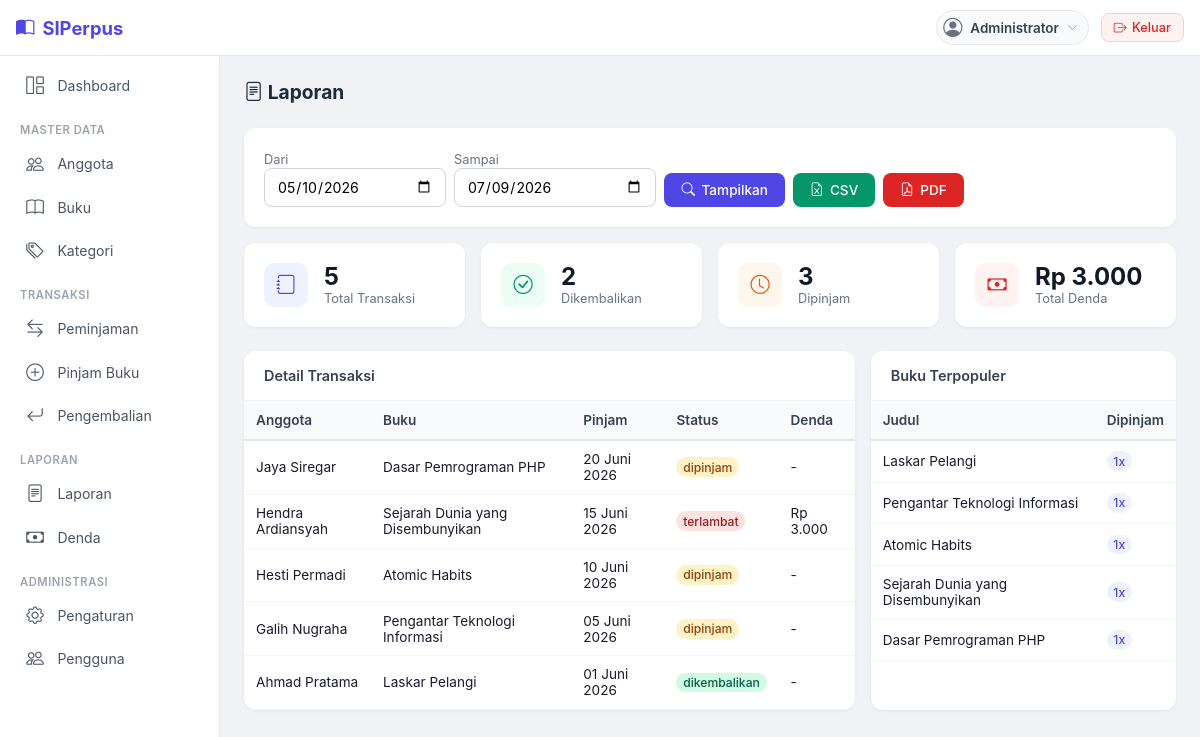
/laporan/index.php (signed in), run on the app's committed database.
### tables this page shows
CREATE TABLE peminjaman (
    id_peminjaman INT AUTO_INCREMENT PRIMARY KEY,
    id_anggota INT NOT NULL,
    id_buku INT NOT NULL,
    tgl_pinjam DATE NOT NULL DEFAULT (CURRENT_DATE),
    tgl_jatuh_tempo DATE NOT NULL,
    tgl_kembali DATE NULL,
    status ENUM('dipinjam', 'dikembalikan', 'terlambat') NOT NULL DEFAULT 'dipinjam',
    denda DECIMAL(10,2) NOT NULL DEFAULT 0.00,
    FOREIGN KEY (id_anggota) REFERENCES anggota(id_anggota) ON DELETE RESTRICT ON UPDATE CASCADE,
    FOREIGN KEY (id_buku) REFERENCES buku(id_buku) ON DELETE RESTRICT ON UPDATE CASCADE,
    created_at TIMESTAMP DEFAULT CURRENT_TIMESTAMP
);

CREATE TABLE anggota (
    id_anggota INT AUTO_INCREMENT PRIMARY KEY,
    no_anggota VARCHAR(20) NOT NULL UNIQUE,
    nisn VARCHAR(20) UNIQUE,
    id_kelas INT,
    nama VARCHAR(150) NOT NULL,
    email VARCHAR(100),
    no_telp VARCHAR(20),
    alamat TEXT,
    tgl_daftar DATE NOT NULL DEFAULT (CURRENT_DATE),
    status ENUM('aktif', 'nonaktif') NOT NULL DEFAULT 'aktif',
    created_at TIMESTAMP DEFAULT CURRENT_TIMESTAMP,
    FOREIGN KEY (id_kelas) REFERENCES kelas(id_kelas) ON DELETE RESTRICT ON UPDATE CASCADE
);

CREATE TABLE buku (
    id_buku INT AUTO_INCREMENT PRIMARY KEY,
    judul VARCHAR(255) NOT NULL,
    pengarang VARCHAR(150) NOT NULL,
    penerbit VARCHAR(150),
    tahun_terbit YEAR,
    isbn VARCHAR(20) UNIQUE,
    stok INT NOT NULL DEFAULT 0,
    created_at TIMESTAMP DEFAULT CURRENT_TIMESTAMP,
    updated_at TIMESTAMP DEFAULT CURRENT_TIMESTAMP ON UPDATE CURRENT_TIMESTAMP
);

### laporan/index.php (the view, shortened to what this page needs)
<?php
require_once __DIR__ . '/../config/database.php';
$db = getConnection();
$tgl_awal = htmlspecialchars($_GET['tgl_awal'] ?? date('Y-m-d', strtotime('-60 days')));
$tgl_akhir = htmlspecialchars($_GET['tgl_akhir'] ?? date('Y-m-d'));
$stmt = $db->prepare("SELECT p.id_peminjaman, a.no_anggota, a.nisn, a.nama AS anggota, b.judul AS buku, p.tgl_pinjam, p.tgl_jatuh_tempo, p.tgl_kembali, p.status, p.denda FROM peminjaman p JOIN anggota a ON p.id_anggota = a.id_anggota JOIN buku b ON p.id_buku = b.id_buku WHERE p.tgl_pinjam BETWEEN :awal AND :akhir ORDER BY p.tgl_pinjam DESC");
$stmt->execute([':awal' => $tgl_awal, ':akhir' => $tgl_akhir]);
$laporan = $stmt->fetchAll();
require_once __DIR__ . '/../includes/header.php';
$total_pinjam = count($laporan);
$total_denda = array_sum(array_column($laporan, 'denda'));
$total_kembali = 0;
$total_dipinjam = 0;
foreach ($laporan as $l) {
    if ($l['status'] != 'dipinjam') $total_kembali++;
    if ($l['status'] == 'dipinjam') $total_dipinjam++;
}
$st = $db->prepare("SELECT b.judul, COUNT(*) AS jml FROM peminjaman p JOIN buku b ON p.id_buku=b.id_buku WHERE p.tgl_pinjam BETWEEN :awal AND :akhir GROUP BY b.id_buku ORDER BY jml DESC LIMIT 5");
$st->execute([':awal' => $tgl_awal, ':akhir' => $tgl_akhir]);
$populer = $st->fetchAll();
?>
<div class="page-header">
    <h4><i class="bi bi-file-text"></i> Laporan</h4>
</div>
<div class="card-simple mb-3">
    <div class="card-body">
        <form method="GET" style="display:flex;gap:0.5rem;flex-wrap:wrap;align-items:end;">
            <div>
                <label style="font-size:0.8rem;color:#6b7280;">Dari</label>
                <input type="date" name="tgl_awal" class="form-control" value="<?= $tgl_awal ?>">
            </div>
            <div>
                <label style="font-size:0.8rem;color:#6b7280;">Sampai</label>
                <input type="date" name="tgl_akhir" class="form-control" value="<?= $tgl_akhir ?>">
            </div>
            <button class="btn btn-primary"><i class="bi bi-search"></i> Tampilkan</button>
            <a href="?export=csv&tgl_awal=<?= $tgl_awal ?>&tgl_akhir=<?= $tgl_akhir ?>" class="btn btn-success"><i class="bi bi-file-earmark-excel"></i> CSV</a>
            <a href="?export=pdf&tgl_awal=<?= $tgl_awal ?>&tgl_akhir=<?= $tgl_akhir ?>" class="btn btn-danger"><i class="bi bi-file-earmark-pdf"></i> PDF</a>
        </form>
    </div>
</div>
<div class="stats-grid">
    <div class="stat-item">
        <div class="stat-icon blue"><i class="bi bi-journal"></i></div>
        <div class="stat-info">
            <div class="num"><?= $total_pinjam ?></div>
            <div class="lbl">Total Transaksi</div>
        </div>
    </div>
    <div class="stat-item">
        <div class="stat-icon green"><i class="bi bi-check-circle"></i></div>
        <div class="stat-info">
            <div class="num"><?= $total_kembali ?></div>
            <div class="lbl">Dikembalikan</div>
        </div>
    </div>
    <div class="stat-item">
        <div class="stat-icon orange"><i class="bi bi-clock"></i></div>
        <div class="stat-info">
            <div class="num"><?= $total_dipinjam ?></div>
            <div class="lbl">Dipinjam</div>
        </div>
    </div>
    <div class="stat-item">
        <div class="stat-icon red"><i class="bi bi-cash"></i></div>
        <div class="stat-info">
            <div class="num"><?= rupiah($total_denda) ?></div>
            <div class="lbl">Total Denda</div>
        </div>
    </div>
</div>
<div style="display:grid;grid-template-columns:2fr 1fr;gap:1rem;">
<div class="card-simple">
    <div class="card-head">Detail Transaksi</div>
    <div class="card-body" style="padding:0;">
        <div class="table-wrap">
            <table>
                <thead>
                    <tr><th>Anggota</th><th>Buku</th><th>Pinjam</th><th>Status</th><th>Denda</th></tr>
                </thead>
                <tbody>
                    <?php foreach ($laporan as $l): ?>
                    <tr>
                        <td><?= htmlspecialchars($l['anggota']) ?></td>
                        <td><?= htmlspecialchars($l['buku']) ?></td>
                        <td><?= tgl_indo($l['tgl_pinjam']) ?></td>
                        <td><?= status_badge($l['status']) ?></td>
                        <td><?= $l['denda']>0 ? rupiah($l['denda']) : '-' ?></td>
                    </tr>
                    <?php endforeach; ?>
                </tbody>
            </table>
        </div>
    </div>
</div>
<div class="card-simple">
    <div class="card-head">Buku Terpopuler</div>
    <div class="card-body" style="padding:0;">
        <div class="table-wrap">
            <table>
                <thead>
                    <tr><th>Judul</th><th>Dipinjam</th></tr>
                </thead>
                <tbody>
                    <?php foreach ($populer as $b): ?>
                    <tr>
                        <td><?= htmlspecialchars($b['judul']) ?></td>
                        <td><span class="badge bg-primary"><?= $b['jml'] ?>x</span></td>
                    </tr>
                    <?php endforeach; ?>
                </tbody>
            </table>
        </div>
    </div>
</div>
</div>
<?php require_once __DIR__ . '/../includes/footer.php'; ?>

### config/database.php (shortened to what this page needs)
<?php
function rupiah($angka) {
    return 'Rp ' . number_format($angka, 0, ',', '.');
}
function tgl_indo($tanggal) {
    $bulan = [
        1 => 'Januari', 'Februari', 'Maret', 'April', 'Mei', 'Juni',
        'Juli', 'Agustus', 'September', 'Oktober', 'November', 'Desember'
    ];
    $t = date_create($tanggal);
    $bln = $bulan[(int)$t->format('m')];
    return $t->format('d') . ' ' . $bln . ' ' . $t->format('Y');
}
function status_badge($status) {
    $map = [
        'dipinjam' => 'warning',
        'dikembalikan' => 'success',
        'terlambat' => 'danger',
        'aktif' => 'success',
        'nonaktif' => 'secondary',
    ];
    $color = $map[$status] ?? 'secondary';
    return "<span class='badge bg-{$color}'>" . htmlspecialchars($status) . "</span>";
}

### assets/css/style.css (style rules this page uses)
* { margin: 0; padding: 0; box-sizing: border-box; }
body { font-family: -apple-system, BlinkMacSystemFont, 'Segoe UI', Roboto, Oxygen, Ubuntu, sans-serif; background: #f0f2f5; color: #1a1a2e; }
.page-header { margin-bottom: 1.5rem; display: flex; flex-wrap: wrap; align-items: center; justify-content: space-between; gap: 0.75rem; }
.page-header h4 { font-size: 1.2rem; font-weight: 700; color: #1f2937; margin: 0; }
.card-simple { background: #fff; border-radius: 12px; box-shadow: 0 1px 3px rgba(0,0,0,0.06); overflow: hidden; }
.card-simple .card-head { padding: 1rem 1.25rem; border-bottom: 1px solid #f3f4f6; font-weight: 600; font-size: 0.9rem; color: #374151; display: flex; flex-wrap: wrap; align-items: center; justify-content: space-between; }
.card-simple .card-body { padding: 1.25rem; }
.stats-grid { display: grid; grid-template-columns: repeat(auto-fit, minmax(180px, 1fr)); gap: 1rem; margin-bottom: 1.5rem; }
.stat-item { background: #fff; border-radius: 12px; padding: 1.25rem; box-shadow: 0 1px 3px rgba(0,0,0,0.06); display: flex; align-items: center; gap: 1rem; }
.stat-icon { width: 44px; height: 44px; border-radius: 10px; display: flex; align-items: center; justify-content: center; font-size: 1.2rem; flex-shrink: 0; }
.stat-icon.blue { background: #eef2ff; color: #4f46e5; }
.stat-icon.green { background: #ecfdf5; color: #059669; }
.stat-icon.orange { background: #fff7ed; color: #ea580c; }
.stat-icon.red { background: #fef2f2; color: #dc2626; }
.stat-info .num { font-size: 1.5rem; font-weight: 700; line-height: 1.2; color: #111827; }
.stat-info .lbl { font-size: 0.8rem; color: #6b7280; }
.table-wrap { overflow-x: auto; }
table { width: 100%; border-collapse: collapse; font-size: 0.85rem; }
table th { background: #f9fafb; color: #374151; font-weight: 600; padding: 0.7rem 0.75rem; text-align: left; white-space: nowrap; border-bottom: 2px solid #e5e7eb; }
table td { padding: 0.65rem 0.75rem; border-bottom: 1px solid #f3f4f6; vertical-align: middle; }
.form-control, .form-select { width: 100%; padding: 0.55rem 0.75rem; font-size: 0.88rem; border: 1px solid #d1d5db; border-radius: 8px; outline: none; transition: border-color 0.15s; background: #fff; font-family: inherit; }
.btn { display: inline-flex; align-items: center; gap: 0.4rem; padding: 0.5rem 1rem; font-size: 0.85rem; font-weight: 500; border-radius: 8px; border: 1px solid transparent; cursor: pointer; text-decoration: none; transition: all 0.15s; font-family: inherit; }
.btn-primary { background: #4f46e5; color: #fff; }
.btn-success { background: #059669; color: #fff; }
.btn-danger { background: #dc2626; color: #fff; }
.badge { display: inline-block; padding: 0.2em 0.55em; font-size: 0.76rem; font-weight: 500; border-radius: 999px; }
.bg-success { background: #d1fae5; color: #065f46; }
.bg-warning { background: #fef3c7; color: #92400e; }
.bg-danger { background: #fee2e2; color: #991b1b; }
.bg-primary { background: #eef2ff; color: #4f46e5; }
.mb-3 { margin-bottom: 1rem; }

### data on the page
peminjaman: id_anggota.nama "Jaya Siregar", id_buku.judul "Dasar Pemrograman PHP", tgl_pinjam "20 Juni 2026", status "dipinjam"
peminjaman: id_anggota.nama "Hendra Ardiansyah", id_buku.judul "Sejarah Dunia yang Disembunyikan", tgl_pinjam "15 Juni 2026", status "terlambat", denda "Rp 3.000"
peminjaman: id_anggota.nama "Hesti Permadi", id_buku.judul "Atomic Habits", tgl_pinjam "10 Juni 2026", status "dipinjam"
peminjaman: id_anggota.nama "Galih Nugraha", id_buku.judul "Pengantar Teknologi Informasi", tgl_pinjam "05 Juni 2026", status "dipinjam"
peminjaman: id_anggota.nama "Ahmad Pratama", id_buku.judul "Laskar Pelangi", tgl_pinjam "01 Juni 2026", status "dikembalikan"

### other printed values
$user['nama_lengkap'] "Administrator"
$total_pinjam "5"
$total_kembali "2"
$total_dipinjam "3"
rupiah($total_denda) "Rp 3.000"
$b['judul'] "Laskar Pelangi"
$b['jml'] "1"
$b['judul'] "Pengantar Teknologi Informasi"
$b['judul'] "Atomic Habits"
$b['judul'] "Sejarah Dunia yang Disembunyikan"
$b['judul'] "Dasar Pemrograman PHP"
